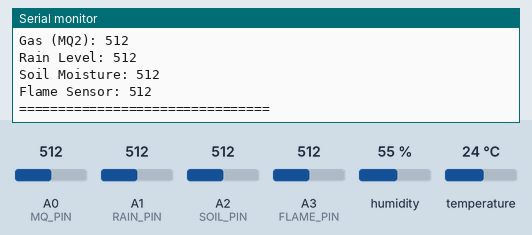
A sketch run on a simulated Arduino Uno, built with avr-gcc and run on an emulated ATmega328P. Shown: the last lines printed to the serial monitor. The test bench sets the inputs (shaded band); at power-on: humidity 55 %, A0 (MQ_PIN) = 512, A1 (RAIN_PIN) = 512, A2 (SOIL_PIN) = 512, A3 (FLAME_PIN) = 512, temperature 24 °C.

Above: at 2.9 s.
3.0 s: humidity set to 22 %
5.9 s: A0 (MQ_PIN) set to 716
8.8 s: A1 (RAIN_PIN) set to 716
15.0 s: A2 (SOIL_PIN) set to 716
At 17.7 s:
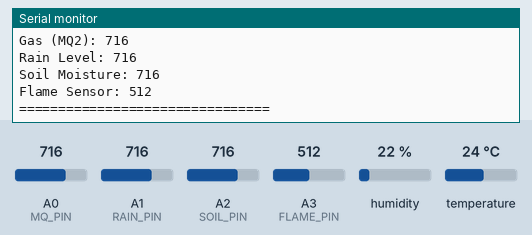
17.9 s: A3 (FLAME_PIN) set to 716
At 20.2 s:
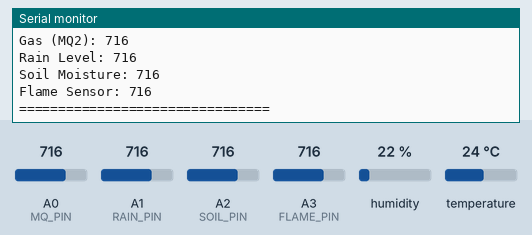

The sketch:

arduinoall.ino
```cpp
#include <DHT.h>

// --- Pin Definitions ---
#define DHTPIN 4
#define DHTTYPE DHT11
#define MQ_PIN A0
#define RAIN_PIN A1
#define SOIL_PIN A2
#define FLAME_PIN A3

DHT dht(DHTPIN, DHTTYPE);

void setup() {
  Serial.begin(9600);
  Serial.println("--- Arduino Sensor Hub: Health Check ---");
  dht.begin();

  // Initialize Analog Pins
  pinMode(MQ_PIN, INPUT);
  pinMode(RAIN_PIN, INPUT);
  pinMode(SOIL_PIN, INPUT);
  pinMode(FLAME_PIN, INPUT);
}

void loop() {
  // 1. Read Digital/Bus Sensors
  float t = dht.readTemperature();
  float h = dht.readHumidity();

  // 2. Read Analog Sensors
  int gas = analogRead(MQ_PIN);
  int rain = analogRead(RAIN_PIN);
  int soil = analogRead(SOIL_PIN);
  int flame = analogRead(FLAME_PIN);

  // 3. Print Results to Serial Monitor
  Serial.println("================================");

  // Temperature & Humidity Check
  if (isnan(t) || isnan(h)) {
    Serial.println("DHT11: ERROR (Check wires!)");
  } else {
    Serial.print("Temp: "); Serial.print(t); Serial.print(" C | ");
    Serial.print("Hum: "); Serial.print(h); Serial.println(" %");
  }

  // Gas Sensor Check
  Serial.print("Gas (MQ2): "); Serial.println(gas);

  // Rain Sensor (Usually ~1023 is dry, lower is wet)
  Serial.print("Rain Level: "); Serial.println(rain);

  // Soil Moisture (Usually ~1023 is dry, lower is wet)
  Serial.print("Soil Moisture: "); Serial.println(soil);

  // Flame Sensor (Usually ~1023 is no fire, lower is fire)
  Serial.print("Flame Sensor: "); Serial.println(flame);

  Serial.println("================================\n");

  delay(2000); // Wait 2 seconds for next reading
}
```

Measured:
- after the input at 15.0 s, the serial monitor: prints a new line after 2.2 s (image 1)
- after the input at 17.9 s, the serial monitor: prints a new line after 1.5 s (image 2)
